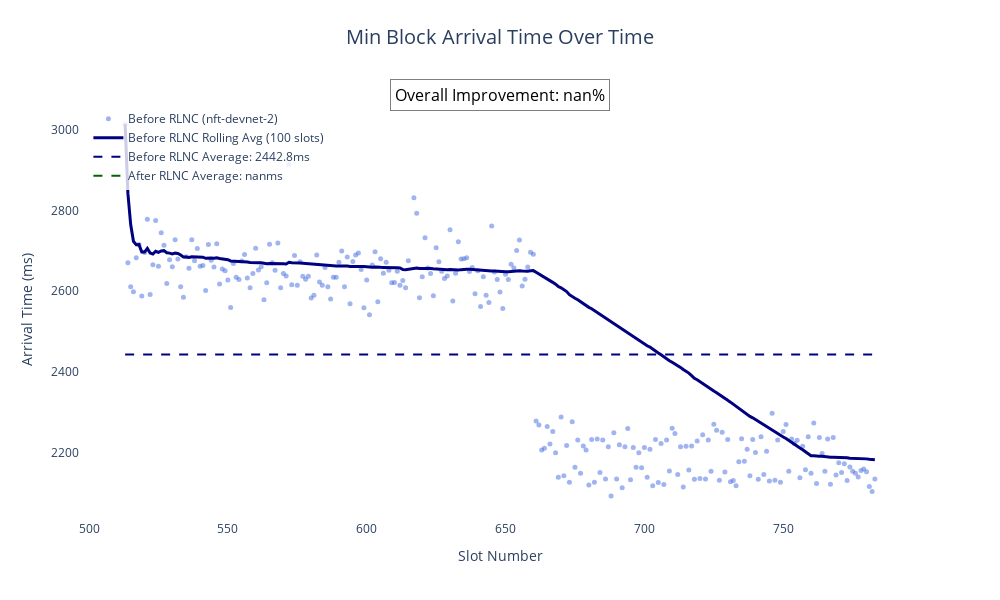
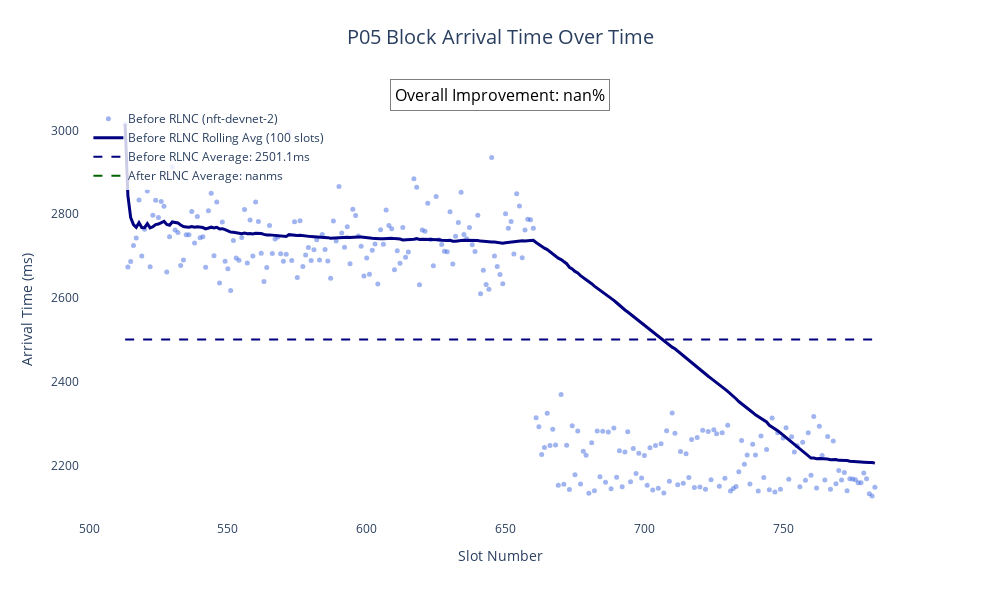
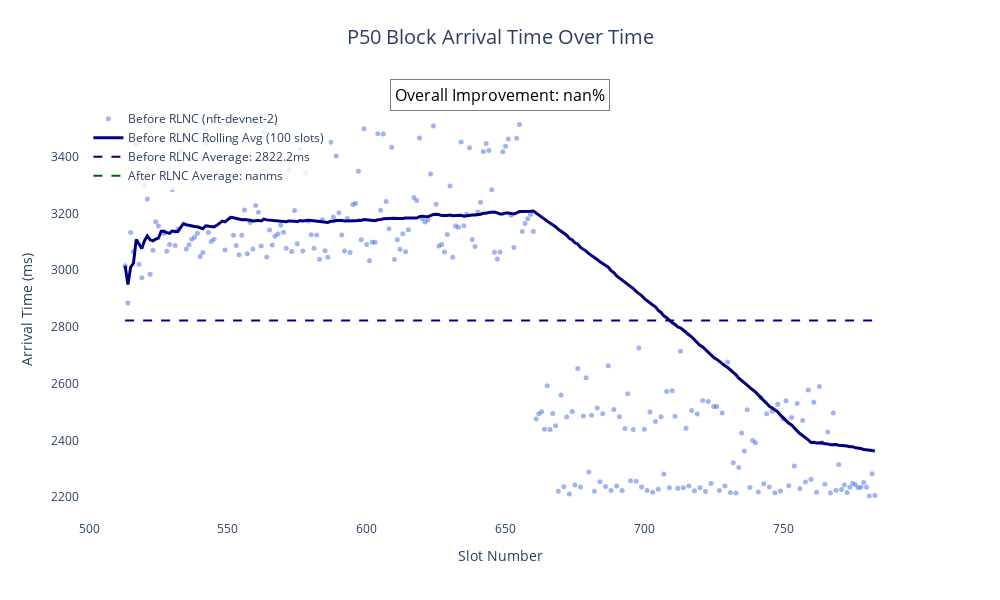
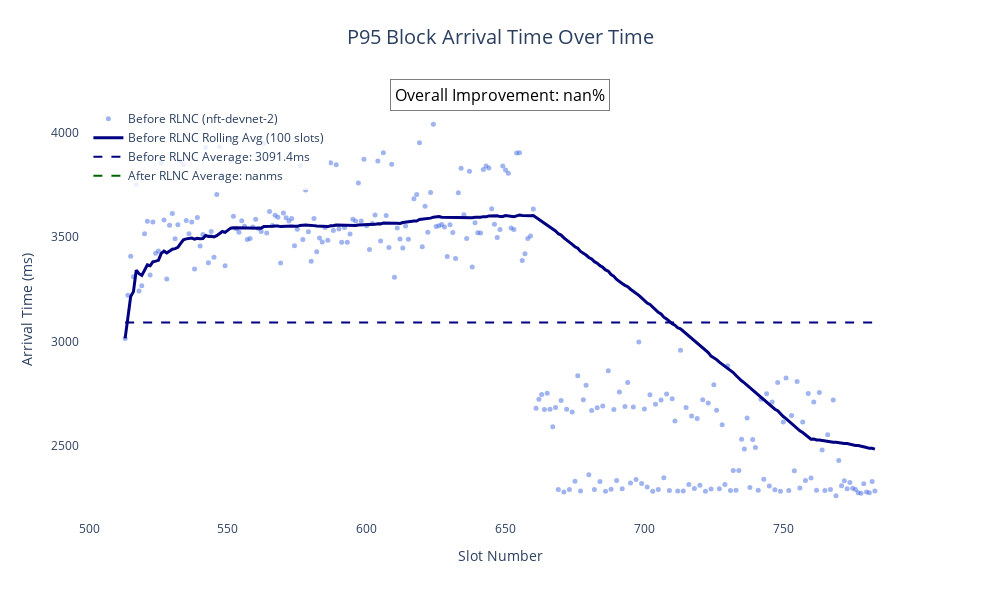

Notebook code cell kept with these figures, in order:
### Markdown cell above
## Visualization: Time Series Analysis

Let's plot the arrival times over time to see any patterns.

### Code cell
def create_timeseries_plot(before_metrics, after_metrics, metric='p50_arrival_time', window=100):
    """
    Create a time series plot with rolling average for both networks.
    
    Args:
        before_metrics (DataFrame): Metrics for the before network
        after_metrics (DataFrame): Metrics for the after network
        metric (str): The metric to plot
        window (int): Window size for rolling average
        
    Returns:
        plotly.graph_objects.Figure: The plotly figure
    """
    # Sort by slot
    before_metrics = before_metrics.sort_values('slot')
    after_metrics = after_metrics.sort_values('slot')
    
    # Calculate rolling averages
    before_metrics['rolling_avg'] = before_metrics[metric].rolling(window=window, min_periods=1).mean()
    after_metrics['rolling_avg'] = after_metrics[metric].rolling(window=window, min_periods=1).mean()
    
    # Create figure
    fig = go.Figure()
    
    # Add scatter plots for raw data
    fig.add_trace(go.Scatter(
        x=before_metrics['slot'],
        y=before_metrics[metric],
        mode='markers',
        name=f'Before RLNC ({config["before"]["network"]})',
        marker=dict(color='royalblue', size=5, opacity=0.5),
        hovertemplate='Slot: %{x}<br>Arrival Time: %{y:.1f}ms'
    ))
    
    fig.add_trace(go.Scatter(
        x=after_metrics['slot'],
        y=after_metrics[metric],
        mode='markers',
        name=f'After RLNC ({config["after"]["network"]})',
        marker=dict(color='green', size=5, opacity=0.5),
        hovertemplate='Slot: %{x}<br>Arrival Time: %{y:.1f}ms'
    ))
    
    # Add rolling average lines
    fig.add_trace(go.Scatter(
        x=before_metrics['slot'],
        y=before_metrics['rolling_avg'],
        mode='lines',
        name=f'Before RLNC Rolling Avg ({window} slots)',
        line=dict(color='navy', width=3),
        hovertemplate='Slot: %{x}<br>Rolling Avg: %{y:.1f}ms'
    ))
    
    fig.add_trace(go.Scatter(
        x=after_metrics['slot'],
        y=after_metrics['rolling_avg'],
        mode='lines',
        name=f'After RLNC Rolling Avg ({window} slots)',
        line=dict(color='darkgreen', width=3),
        hovertemplate='Slot: %{x}<br>Rolling Avg: %{y:.1f}ms'
    ))
    
    # Add horizontal lines for overall averages
    before_avg = before_metrics[metric].mean()
    after_avg = after_metrics[metric].mean()
    
    fig.add_trace(go.Scatter(
        x=[before_metrics['slot'].min(), before_metrics['slot'].max()],
        y=[before_avg, before_avg],
        mode='lines',
        name=f'Before RLNC Average: {before_avg:.1f}ms',
        line=dict(color='navy', width=2, dash='dash'),
        hoverinfo='name'
    ))
    
    fig.add_trace(go.Scatter(
        x=[after_metrics['slot'].min(), after_metrics['slot'].max()],
        y=[after_avg, after_avg],
        mode='lines',
        name=f'After RLNC Average: {after_avg:.1f}ms',
        line=dict(color='darkgreen', width=2, dash='dash'),
        hoverinfo='name'
    ))
    
    # Update layout
    fig.update_layout(
        title={
            'text': f"{metric.replace('_arrival_time', '').title()} Block Arrival Time Over Time",
            'y': 0.95,
            'x': 0.5,
            'xanchor': 'center',
            'yanchor': 'top',
            'font': dict(size=20)
        },
        xaxis_title="Slot Number",
        yaxis_title="Arrival Time (ms)",
        legend=dict(x=0.01, y=0.99, bgcolor='rgba(255,255,255,0.8)'),
        hovermode='closest',
        plot_bgcolor='white',
        height=600,
        width=1000
    )
    
    # Add improvement annotation
    if before_avg > 0:
        improvement_pct = (before_avg - after_avg) / before_avg * 100
        fig.add_annotation(
            x=0.5,
            y=1.05,
            xref="paper",
            yref="paper",
            text=f"Overall Improvement: {improvement_pct:.1f}%",
            showarrow=False,
            font=dict(size=16, color="black"),
            bgcolor="rgba(255,255,255,0.8)",
            bordercolor="rgba(0,0,0,0.5)",
            borderwidth=1,
            borderpad=4
        )
    
    return fig

# Create time series plots for different metrics
for metric in metrics_to_plot:
    fig = create_timeseries_plot(before_metrics, after_metrics, metric)
    fig.show()

### Figure 1 — Plotly figure (JSON) as saved in the notebook; plotly's stock layout.template omitted (floating-point values rounded to 4 significant figures; data arrays with more than 128 entries replaced by an {"elided": "..."} marker saying what was removed)
{"data": [{"hovertemplate": "Slot: %{x}<br>Arrival Time: %{y:.1f}ms", "marker": {"color": "royalblue", "opacity": 0.5, "size": 5}, "mode": "markers", "name": "Before RLNC (nft-devnet-2)", "type": "scatter", "x": {"elided": "270 int values"}, "y": {"elided": "270 int values"}}, {"hovertemplate": "Slot: %{x}<br>Arrival Time: %{y:.1f}ms", "marker": {"color": "green", "opacity": 0.5, "size": 5}, "mode": "markers", "name": "After RLNC (nft-devnet-3)", "type": "scatter", "x": [], "y": []}, {"hovertemplate": "Slot: %{x}<br>Rolling Avg: %{y:.1f}ms", "line": {"color": "navy", "width": 3}, "mode": "lines", "name": "Before RLNC Rolling Avg (100 slots)", "type": "scatter", "x": {"elided": "270 int values"}, "y": {"elided": "270 float values"}}, {"hovertemplate": "Slot: %{x}<br>Rolling Avg: %{y:.1f}ms", "line": {"color": "darkgreen", "width": 3}, "mode": "lines", "name": "After RLNC Rolling Avg (100 slots)", "type": "scatter", "x": [], "y": []}, {"hoverinfo": "name", "line": {"color": "navy", "dash": "dash", "width": 2}, "mode": "lines", "name": "Before RLNC Average: 2442.8ms", "type": "scatter", "x": [513, 783], "y": [2443.0, 2443.0]}, {"hoverinfo": "name", "line": {"color": "darkgreen", "dash": "dash", "width": 2}, "mode": "lines", "name": "After RLNC Average: nanms", "type": "scatter", "x": [null, null], "y": [null, null]}], "layout": {"annotations": [{"bgcolor": "rgba(255,255,255,0.8)", "bordercolor": "rgba(0,0,0,0.5)", "borderpad": 4, "borderwidth": 1, "font": {"color": "black", "size": 16}, "showarrow": false, "text": "Overall Improvement: nan%", "x": 0.5, "xref": "paper", "y": 1.05, "yref": "paper"}], "height": 600, "hovermode": "closest", "legend": {"bgcolor": "rgba(255,255,255,0.8)", "x": 0.01, "y": 0.99}, "plot_bgcolor": "white", "title": {"font": {"size": 20}, "text": "Min Block Arrival Time Over Time", "x": 0.5, "xanchor": "center", "y": 0.95, "yanchor": "top"}, "width": 1000, "xaxis": {"title": {"text": "Slot Number"}}, "yaxis": {"title": {"text": "Arrival Time (ms)"}}}}

### Figure 2 — Plotly figure (JSON) as saved in the notebook; plotly's stock layout.template omitted (floating-point values rounded to 4 significant figures; data arrays with more than 128 entries replaced by an {"elided": "..."} marker saying what was removed)
{"data": [{"hovertemplate": "Slot: %{x}<br>Arrival Time: %{y:.1f}ms", "marker": {"color": "royalblue", "opacity": 0.5, "size": 5}, "mode": "markers", "name": "Before RLNC (nft-devnet-2)", "type": "scatter", "x": {"elided": "270 int values"}, "y": {"elided": "270 float values"}}, {"hovertemplate": "Slot: %{x}<br>Arrival Time: %{y:.1f}ms", "marker": {"color": "green", "opacity": 0.5, "size": 5}, "mode": "markers", "name": "After RLNC (nft-devnet-3)", "type": "scatter", "x": [], "y": []}, {"hovertemplate": "Slot: %{x}<br>Rolling Avg: %{y:.1f}ms", "line": {"color": "navy", "width": 3}, "mode": "lines", "name": "Before RLNC Rolling Avg (100 slots)", "type": "scatter", "x": {"elided": "270 int values"}, "y": {"elided": "270 float values"}}, {"hovertemplate": "Slot: %{x}<br>Rolling Avg: %{y:.1f}ms", "line": {"color": "darkgreen", "width": 3}, "mode": "lines", "name": "After RLNC Rolling Avg (100 slots)", "type": "scatter", "x": [], "y": []}, {"hoverinfo": "name", "line": {"color": "navy", "dash": "dash", "width": 2}, "mode": "lines", "name": "Before RLNC Average: 2501.1ms", "type": "scatter", "x": [513, 783], "y": [2501.0, 2501.0]}, {"hoverinfo": "name", "line": {"color": "darkgreen", "dash": "dash", "width": 2}, "mode": "lines", "name": "After RLNC Average: nanms", "type": "scatter", "x": [null, null], "y": [null, null]}], "layout": {"annotations": [{"bgcolor": "rgba(255,255,255,0.8)", "bordercolor": "rgba(0,0,0,0.5)", "borderpad": 4, "borderwidth": 1, "font": {"color": "black", "size": 16}, "showarrow": false, "text": "Overall Improvement: nan%", "x": 0.5, "xref": "paper", "y": 1.05, "yref": "paper"}], "height": 600, "hovermode": "closest", "legend": {"bgcolor": "rgba(255,255,255,0.8)", "x": 0.01, "y": 0.99}, "plot_bgcolor": "white", "title": {"font": {"size": 20}, "text": "P05 Block Arrival Time Over Time", "x": 0.5, "xanchor": "center", "y": 0.95, "yanchor": "top"}, "width": 1000, "xaxis": {"title": {"text": "Slot Number"}}, "yaxis": {"title": {"text": "Arrival Time (ms)"}}}}

### Figure 3 — Plotly figure (JSON) as saved in the notebook; plotly's stock layout.template omitted (floating-point values rounded to 4 significant figures; data arrays with more than 128 entries replaced by an {"elided": "..."} marker saying what was removed)
{"data": [{"hovertemplate": "Slot: %{x}<br>Arrival Time: %{y:.1f}ms", "marker": {"color": "royalblue", "opacity": 0.5, "size": 5}, "mode": "markers", "name": "Before RLNC (nft-devnet-2)", "type": "scatter", "x": {"elided": "270 int values"}, "y": {"elided": "270 float values"}}, {"hovertemplate": "Slot: %{x}<br>Arrival Time: %{y:.1f}ms", "marker": {"color": "green", "opacity": 0.5, "size": 5}, "mode": "markers", "name": "After RLNC (nft-devnet-3)", "type": "scatter", "x": [], "y": []}, {"hovertemplate": "Slot: %{x}<br>Rolling Avg: %{y:.1f}ms", "line": {"color": "navy", "width": 3}, "mode": "lines", "name": "Before RLNC Rolling Avg (100 slots)", "type": "scatter", "x": {"elided": "270 int values"}, "y": {"elided": "270 float values"}}, {"hovertemplate": "Slot: %{x}<br>Rolling Avg: %{y:.1f}ms", "line": {"color": "darkgreen", "width": 3}, "mode": "lines", "name": "After RLNC Rolling Avg (100 slots)", "type": "scatter", "x": [], "y": []}, {"hoverinfo": "name", "line": {"color": "navy", "dash": "dash", "width": 2}, "mode": "lines", "name": "Before RLNC Average: 2822.2ms", "type": "scatter", "x": [513, 783], "y": [2822.0, 2822.0]}, {"hoverinfo": "name", "line": {"color": "darkgreen", "dash": "dash", "width": 2}, "mode": "lines", "name": "After RLNC Average: nanms", "type": "scatter", "x": [null, null], "y": [null, null]}], "layout": {"annotations": [{"bgcolor": "rgba(255,255,255,0.8)", "bordercolor": "rgba(0,0,0,0.5)", "borderpad": 4, "borderwidth": 1, "font": {"color": "black", "size": 16}, "showarrow": false, "text": "Overall Improvement: nan%", "x": 0.5, "xref": "paper", "y": 1.05, "yref": "paper"}], "height": 600, "hovermode": "closest", "legend": {"bgcolor": "rgba(255,255,255,0.8)", "x": 0.01, "y": 0.99}, "plot_bgcolor": "white", "title": {"font": {"size": 20}, "text": "P50 Block Arrival Time Over Time", "x": 0.5, "xanchor": "center", "y": 0.95, "yanchor": "top"}, "width": 1000, "xaxis": {"title": {"text": "Slot Number"}}, "yaxis": {"title": {"text": "Arrival Time (ms)"}}}}

### Figure 4 — Plotly figure (JSON) as saved in the notebook; plotly's stock layout.template omitted (floating-point values rounded to 4 significant figures; data arrays with more than 128 entries replaced by an {"elided": "..."} marker saying what was removed)
{"data": [{"hovertemplate": "Slot: %{x}<br>Arrival Time: %{y:.1f}ms", "marker": {"color": "royalblue", "opacity": 0.5, "size": 5}, "mode": "markers", "name": "Before RLNC (nft-devnet-2)", "type": "scatter", "x": {"elided": "270 int values"}, "y": {"elided": "270 float values"}}, {"hovertemplate": "Slot: %{x}<br>Arrival Time: %{y:.1f}ms", "marker": {"color": "green", "opacity": 0.5, "size": 5}, "mode": "markers", "name": "After RLNC (nft-devnet-3)", "type": "scatter", "x": [], "y": []}, {"hovertemplate": "Slot: %{x}<br>Rolling Avg: %{y:.1f}ms", "line": {"color": "navy", "width": 3}, "mode": "lines", "name": "Before RLNC Rolling Avg (100 slots)", "type": "scatter", "x": {"elided": "270 int values"}, "y": {"elided": "270 float values"}}, {"hovertemplate": "Slot: %{x}<br>Rolling Avg: %{y:.1f}ms", "line": {"color": "darkgreen", "width": 3}, "mode": "lines", "name": "After RLNC Rolling Avg (100 slots)", "type": "scatter", "x": [], "y": []}, {"hoverinfo": "name", "line": {"color": "navy", "dash": "dash", "width": 2}, "mode": "lines", "name": "Before RLNC Average: 3091.4ms", "type": "scatter", "x": [513, 783], "y": [3091.0, 3091.0]}, {"hoverinfo": "name", "line": {"color": "darkgreen", "dash": "dash", "width": 2}, "mode": "lines", "name": "After RLNC Average: nanms", "type": "scatter", "x": [null, null], "y": [null, null]}], "layout": {"annotations": [{"bgcolor": "rgba(255,255,255,0.8)", "bordercolor": "rgba(0,0,0,0.5)", "borderpad": 4, "borderwidth": 1, "font": {"color": "black", "size": 16}, "showarrow": false, "text": "Overall Improvement: nan%", "x": 0.5, "xref": "paper", "y": 1.05, "yref": "paper"}], "height": 600, "hovermode": "closest", "legend": {"bgcolor": "rgba(255,255,255,0.8)", "x": 0.01, "y": 0.99}, "plot_bgcolor": "white", "title": {"font": {"size": 20}, "text": "P95 Block Arrival Time Over Time", "x": 0.5, "xanchor": "center", "y": 0.95, "yanchor": "top"}, "width": 1000, "xaxis": {"title": {"text": "Slot Number"}}, "yaxis": {"title": {"text": "Arrival Time (ms)"}}}}
